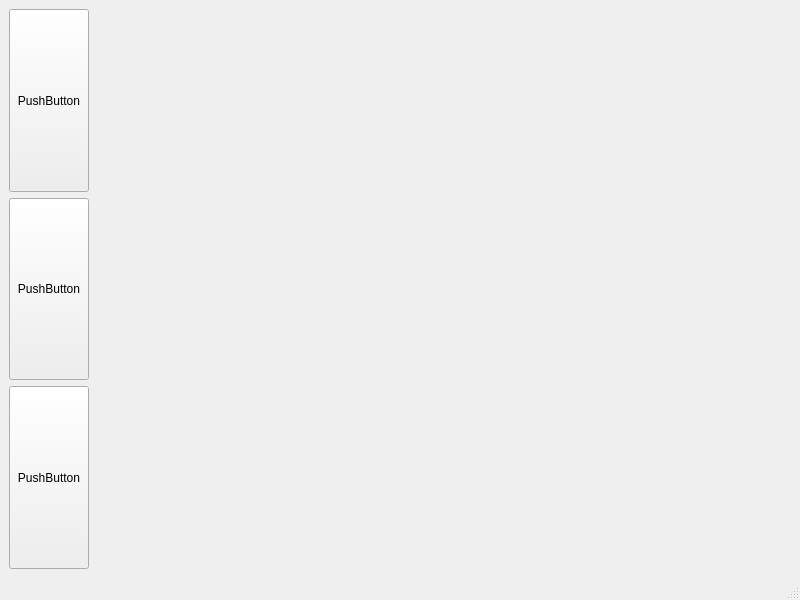
<?xml version="1.0" encoding="UTF-8"?>
<ui version="4.0">
 <class>CleanerWindow</class>
 <widget class="QMainWindow" name="CleanerWindow">
  <property name="geometry">
   <rect>
    <x>0</x>
    <y>0</y>
    <width>800</width>
    <height>600</height>
   </rect>
  </property>
  <property name="windowTitle">
   <string>CleanerWindow</string>
  </property>
  <widget class="QWidget" name="centralwidget">
   <layout class="QHBoxLayout" name="horizontalLayout">
    <item>
     <layout class="QVBoxLayout" name="verticalLayout">
      <item>
       <widget class="QPushButton" name="applicationManagerButton">
        <property name="sizePolicy">
         <sizepolicy hsizetype="Minimum" vsizetype="Expanding">
          <horstretch>0</horstretch>
          <verstretch>0</verstretch>
         </sizepolicy>
        </property>
        <property name="text">
         <string>PushButton</string>
        </property>
       </widget>
      </item>
      <item>
       <widget class="QPushButton" name="browserManagerButton">
        <property name="sizePolicy">
         <sizepolicy hsizetype="Minimum" vsizetype="Expanding">
          <horstretch>0</horstretch>
          <verstretch>0</verstretch>
         </sizepolicy>
        </property>
        <property name="text">
         <string>PushButton</string>
        </property>
       </widget>
      </item>
      <item>
       <widget class="QPushButton" name="cacheManagerButton">
        <property name="sizePolicy">
         <sizepolicy hsizetype="Minimum" vsizetype="Expanding">
          <horstretch>0</horstretch>
          <verstretch>0</verstretch>
         </sizepolicy>
        </property>
        <property name="text">
         <string>PushButton</string>
        </property>
       </widget>
      </item>
     </layout>
    </item>
    <item>
     <widget class="QStackedWidget" name="stackedWidget">
      <widget class="ApplicationManager" name="applicationManager"/>
      <widget class="QWidget" name="browserManager"/>
     </widget>
    </item>
   </layout>
  </widget>
  <widget class="QMenuBar" name="menubar">
   <property name="geometry">
    <rect>
     <x>0</x>
     <y>0</y>
     <width>800</width>
     <height>26</height>
    </rect>
   </property>
  </widget>
  <widget class="QStatusBar" name="statusbar"/>
 </widget>
 <customwidgets>
  <customwidget>
   <class>ApplicationManager</class>
   <extends>QWidget</extends>
   <header>ApplicationManager/applicationmanager.h</header>
   <container>1</container>
  </customwidget>
 </customwidgets>
 <resources/>
 <connections/>
</ui>
